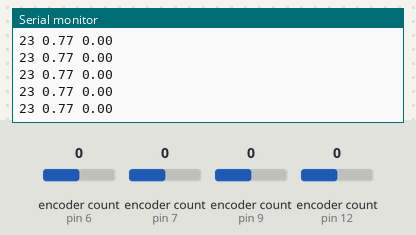
Recording of a sketch running on a simulated Arduino Uno, built with avr-gcc and run on an emulated ATmega328P. Parts: the last lines printed to the serial monitor. The test bench sets the inputs (shaded band); at power-on: encoder count (sensors on pin 12, pin 6, pin 7, pin 9) 0.

Above: at 11.2 s.
11.3 s: encoder count (sensor on pin 12) set to 1
At 12.4 s:
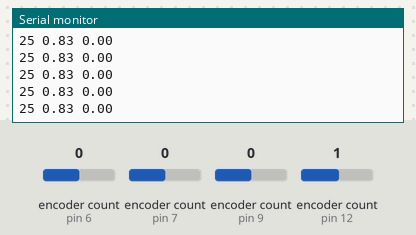
12.8 s: encoder count (sensor on pin 12) set to 2
At 13.6 s:
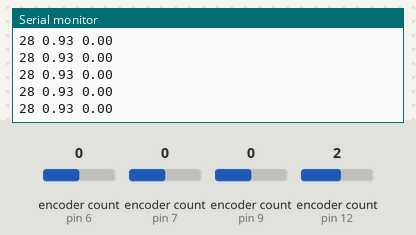
14.3 s: encoder count (sensor on pin 6) set to 1
At 15.3 s:
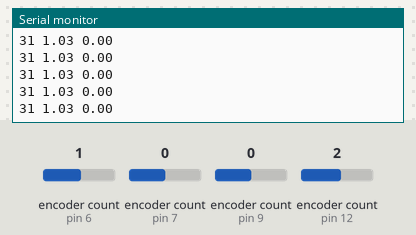
Timing chart, 0 to 17.3 s (numbered marks = the images above; inputs shaded):
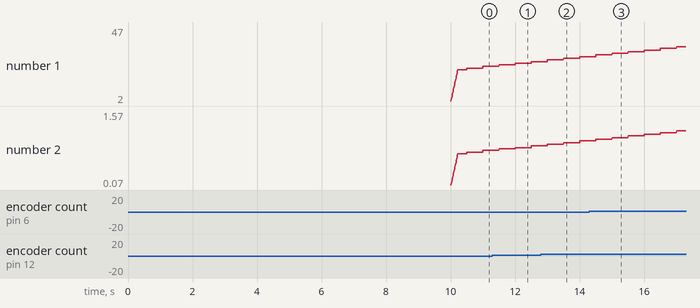

The sketch:

buscandoUmbral.ino
```cpp
#include <PID_v1.h>
#include <Encoder.h>

#define ADELANTE true

/*Motores*/
//define pin name driver 1
#define pwm_1 30
#define dir_1 31
#define pwm_2 29
#define dir_2 28
//define pin name dirver 2
#define pwm_3 35
#define dir_3 34
#define pwm_4 38
#define dir_4 39

#define pwm_pin pwm_4
#define dir_pin dir_4

int input=0;
unsigned long changeTime = 0;
double w_medida = 0;
int sentidoDelaProgresion =1;
float VEL_ANG_MAX_RUEDAS = 8.507;
unsigned long now, aux;

//Definicion de encoders (A, B)
Encoder rueda1(6,5);
Encoder rueda2(7,8);
Encoder rueda3(9,10);
Encoder rueda4(12,11);

Encoder *rueda = &rueda4;

void setup() {
  // put your setup code here, to run once:

  pinMode(pwm_pin, OUTPUT);
  pinMode(dir_pin, OUTPUT);


  changeTime = 0;
  Serial.begin(115200);
  delay(10000);
  Serial.print("EXPERIMENTO MIN-MAX RUEDA 2, CON DIRECCION: ");
  #if ADELANTE
      Serial.println ("ADELANTE");
    #else
      Serial.println ("ATRAS");
    #endif
    Serial.println("input   wi  wo");

    now=millis();

}


void loop() {
  // put your main code here, to run repeatedly:
  if(millis()>changeTime)
  {
    input +=  sentidoDelaProgresion;
    #if ADELANTE
      digitalWrite(dir_pin, HIGH);
    #else
      digitalWrite(dir_pin,LOW);
    #endif
    analogWrite(pwm_pin, input);
    changeTime+=500;
    if(input>=255 || input <=0){
      sentidoDelaProgresion*=-1;
    }
  }

  aux = now;
  now = millis();

  unsigned long  Ts = (now - aux);
   long encoderArray = 0;
  lecturaEncoders(encoderArray);
  //Serial.println(Ts);
   w_medida = encoderArray*2.0*PI/(float)(8.4*Ts); //Ts esta en milis por eso 8.4 en vez de 8400

   Serial.print(input);
   Serial.print(" ");
   Serial.print((input*VEL_ANG_MAX_RUEDAS/255));
   Serial.print(" ");
   Serial.print(w_medida);
   Serial.println();
   delay(10); //Si no la cuenta de la velocidad de la rueda pira
}


void lecturaEncoders(long &encoders){

  encoders = -rueda->read();


  //Serial.println("Encoders:");
  //Serial.println(encoders[1]);


  //resetea el contador del objeto

  rueda->write(0);


  //return printPostionsArray;
}
```

Measured:
- after the input at 11.3 s, the serial monitor: prints a new line at once (image 1)
- after the input at 12.8 s, the serial monitor: prints a new line at once (image 2)
